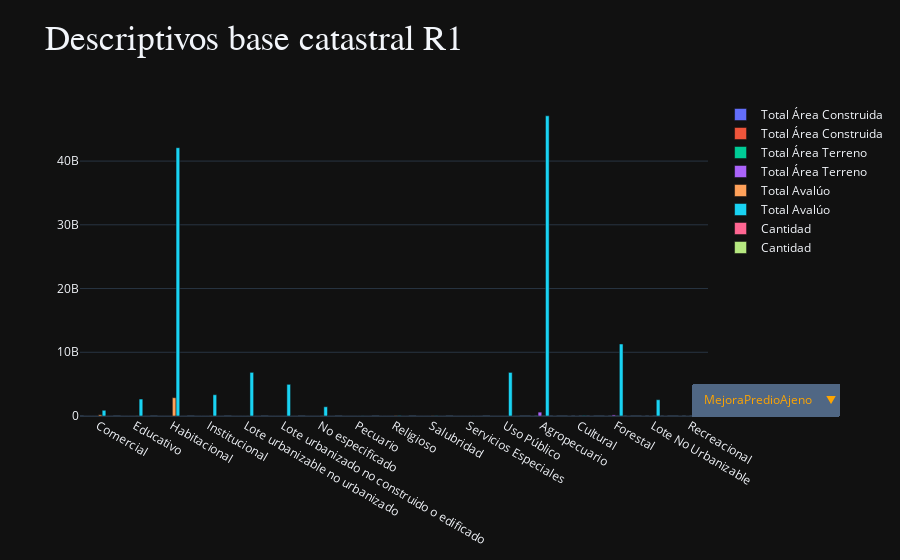

The notebook cell saved with this chart:
### Markdown cell above
### ***Un plot de descriptivos.***

### Code cell
nuquiR1.get_statistical_plot()

### Figure 1 — Plotly figure (JSON) as saved in the notebook; plotly's stock layout.template omitted (floating-point values rounded to 4 significant figures)
{"data": [{"name": "Total Área Construida", "type": "bar", "x": ["Comercial", "Educativo", "Habitacional", "Institucional", "Lote urbanizable no urbanizado", "Lote urbanizado no construido o edificado", "No especificado", "Pecuario", "Religioso", "Salubridad", "Servicios Especiales", "Uso Público"], "xaxis": "x", "y": [2076, 284, 70289, 220, 206, 21, 679, 28, 567, 252, 20, 65], "yaxis": "y"}, {"name": "Total Área Construida", "type": "bar", "x": ["Agropecuario", "Comercial", "Cultural", "Educativo", "Forestal", "Habitacional", "Institucional", "Lote No Urbanizable", "Lote urbanizable no urbanizado", "Lote urbanizado no construido o edificado", "No especificado", "Pecuario", "Recreacional", "Religioso", "Salubridad", "Servicios Especiales", "Uso Público"], "xaxis": "x", "y": [517, 3753, 108, 3287, 0, 34185, 3668, 0, 12233, 523, 1477, 0, 0, 373, 107, 0, 815], "yaxis": "y"}, {"name": "Total Área Terreno", "type": "bar", "x": ["Comercial", "Educativo", "Habitacional", "Institucional", "Lote urbanizable no urbanizado", "Lote urbanizado no construido o edificado", "No especificado", "Pecuario", "Religioso", "Salubridad", "Servicios Especiales", "Uso Público"], "xaxis": "x", "y": [0, 0, 0, 0, 0, 0, 0, 0, 0, 0, 0, 0], "yaxis": "y"}, {"name": "Total Área Terreno", "type": "bar", "x": ["Agropecuario", "Comercial", "Cultural", "Educativo", "Forestal", "Habitacional", "Institucional", "Lote No Urbanizable", "Lote urbanizable no urbanizado", "Lote urbanizado no construido o edificado", "No especificado", "Pecuario", "Recreacional", "Religioso", "Salubridad", "Servicios Especiales", "Uso Público"], "xaxis": "x", "y": [607911209, 8387, 371, 20408, 169624742, 660636, 20221, 286120, 1982840, 123839, 10389, 109, 1145, 678, 189, 8265, 59053], "yaxis": "y"}, {"name": "Total Avalúo", "type": "bar", "x": ["Comercial", "Educativo", "Habitacional", "Institucional", "Lote urbanizable no urbanizado", "Lote urbanizado no construido o edificado", "No especificado", "Pecuario", "Religioso", "Salubridad", "Servicios Especiales", "Uso Público"], "xaxis": "x", "y": [189072000, 18675000, 2869369000, 20044000, 7592000, 302000, 23124000, 887000, 39385000, 19505000, 664000, 2384000], "yaxis": "y"}, {"name": "Total Avalúo", "type": "bar", "x": ["Agropecuario", "Comercial", "Cultural", "Educativo", "Forestal", "Habitacional", "Institucional", "Lote No Urbanizable", "Lote urbanizable no urbanizado", "Lote urbanizado no construido o edificado", "No especificado", "Pecuario", "Recreacional", "Religioso", "Salubridad", "Servicios Especiales", "Uso Público"], "xaxis": "x", "y": [47105030500, 897822000, 65999000, 2660517000, 11301371000, 42101647000, 3339070000, 2555217000, 6848546000, 4968596000, 1451009000, 11912000, 52218000, 57971000, 29161000, 8266000, 6839984000], "yaxis": "y"}, {"name": "Cantidad", "type": "bar", "x": ["Comercial", "Educativo", "Habitacional", "Institucional", "Lote urbanizable no urbanizado", "Lote urbanizado no construido o edificado", "No especificado", "Pecuario", "Religioso", "Salubridad", "Servicios Especiales", "Uso Público"], "xaxis": "x", "y": [15, 3, 945, 2, 2, 1, 9, 1, 4, 3, 1, 1], "yaxis": "y"}, {"name": "Cantidad", "type": "bar", "x": ["Agropecuario", "Comercial", "Cultural", "Educativo", "Forestal", "Habitacional", "Institucional", "Lote No Urbanizable", "Lote urbanizable no urbanizado", "Lote urbanizado no construido o edificado", "No especificado", "Pecuario", "Recreacional", "Religioso", "Salubridad", "Servicios Especiales", "Uso Público"], "xaxis": "x", "y": [482, 33, 1, 7, 3, 987, 9, 2, 85, 43, 37, 2, 1, 2, 2, 3, 3], "yaxis": "y"}], "layout": {"title": {"font": {"family": "Ubuntu", "size": 35}, "text": "Descriptivos base catastral R1"}, "updatemenus": [{"active": 0, "buttons": [{"args": [{"visible": [true, false]}], "label": "MejoraPredioAjeno", "method": "update"}, {"args": [{"visible": [false, true]}], "label": "NoRegPH", "method": "update"}], "direction": "down", "font": {"color": "orange"}, "showactive": true, "x": 1.21, "y": 0.1}], "xaxis": {"anchor": "y", "domain": [0, 1]}, "yaxis": {"anchor": "x", "domain": [0, 1]}}}
